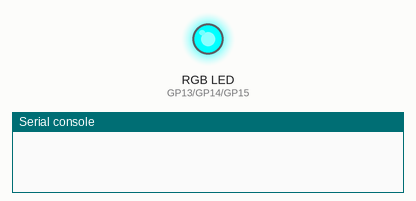
Bench run of a program on a simulated Raspberry Pi Pico running MicroPython. On the bench: an RGB LED mixed from three pins (HIGH = lit), the last lines printed to the serial console. WiFi joins after 1.5 s.

Above: at 0.1 s.
At 2.1 s:
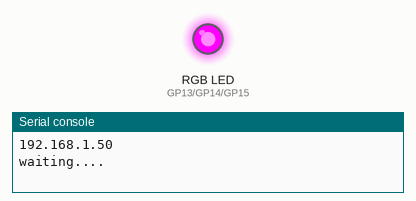
Timing chart, 0 to 3.6 s (numbered marks = the images above):
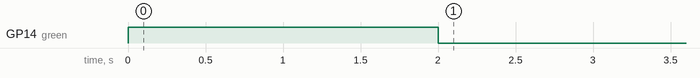

The program:

main.py
```python
from picozero import RGBLED
from time import sleep

rgb = RGBLED(red = 13, green = 14, blue = 15, active_high=False)

rgb.color = (255, 0, 0)

import network
import socket
import time

port=3131
wlan = network.WLAN(network.STA_IF)
wlan.active(True)
wlan.connect('SSID', 'PASSWD')

while(wlan.isconnected() == False):
    time.sleep(1)

ip = wlan.ifconfig()[0]
print(ip)
s=socket.socket(socket.AF_INET, socket.SOCK_DGRAM)
s.setsockopt(socket.SOL_SOCKET,socket.SO_REUSEADDR,1)
s.bind((ip,port))
print('waiting....')
rgb.color = (0, 255, 0)
while True:
    data,addr=s.recvfrom(1024)
    s.sendto(data,addr)

    s_data = data.decode('utf-8')
    s_data_splitted = s_data.split(',')
    rv = int(s_data_splitted[0])
    gv = int(s_data_splitted[1])
    bv = int(s_data_splitted[2])

    rgb.color = (rv, gv, bv)
```
